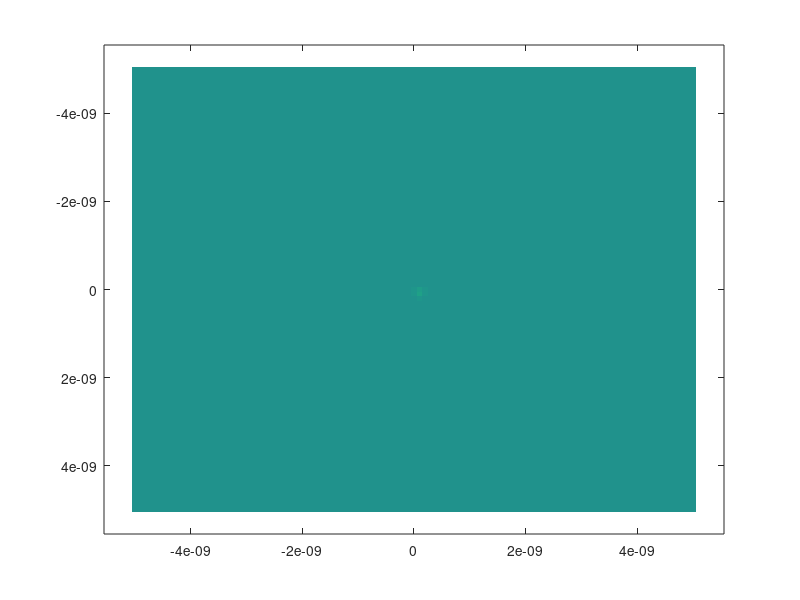

Reproduce this figure in MATLAB. (Note: this script raises an error after producing the figure.)
% Sanity check on phase output -- simulate screened coulombic potential and
%  sum over it to get phase shift.
%
% 10 nm x 10 nm patch , 10 nm thickness
% but let's use pixel size of 1 Å, so
% 100 Åx 100 Å patch , 100 Å thickness
pixels = 1e-10*[-50:1:50];
[X,Y,Z] = ndgrid(pixels,pixels,pixels);

%
prefactor = (8.99e9)*(1.60217663e-19); % e/(4 pi epsilon_0) --> V*m

% treat water as screened electrostatic potential with Z = 10 (later
% separate oxygen and two hydrogens)
lambda_mu = 1e-10; % 1 Angstrom = 0.1 nm
x = 1e-10*rand(1); y = 1e-10*rand(1); z = 1e-10*rand(1);
Z_h2o = 10;
r = sqrt((X-x).^2+(Y-y).^2+(Z-z).^2);
potential = 0*X;
potential = potential + prefactor * (Z_h2o) *exp(-r/lambda_mu)./r;

% delta functions for potentials of water.
% h2o_per_nm3 = 55 * 6.022e23 * 1e-24
% h2o_grid = sqrt(h2o_per_nm3)*randn(size(X,1),size(X,2),size(X,3)); %  + h2o_per_nm3  % this is a constant phase shift.
% Z_h2o = 10; 
% lambda = 2.24e-3; % FIX! 300 keV electron -->2.24 pm. Convert to nm
% lambda_mu = 1e-1; % 1 Angstrom = 0.1 nm
% 
% % summing over z later should give 4 * pi * lambda_mu^2 Z e /(4 pi epsilon0) , with
% % units of V-nm.
% potential = h2o_grid * Z_h2o * (4*pi) * prefactor * (lambda_mu)^2 / 1^3; 

% potential for a dipole
Z_charge = 40; % pretend we have a 20-bp duplex.
dielectric = 1; %80;

% x1 =  10.5; y1 = 0; z1 = 0;
% x2 = -10.5; y2 = 0; z2 = 0;
% potential = potential + ...
%     prefactor * (Z_charge/dielectric)  * (  1./sqrt((X-x1).^2+(Y-y1).^2+(Z-z1).^2) - ...
%         1./sqrt((X-x2).^2+(Y-y2).^2+(Z-z2).^2) );

%
proj_potential = sum(potential,3)*1e-10;  % in V-Angstroms
%max(max(proj_potential))

% Phase shift
E = 300e3; % in eV
lambda = 2.24e-12; % FIX! 300 keV electron -->2.24 pm. 
phase_shift = pi * proj_potential/lambda/E;
fprintf( 'Maximum phase shift in 1 Å pixel is: %f rad\n',max(max(phase_shift)));
fprintf( 'Integrated phase shift in 1 Å pixel is: %f rad * Å^2\n',sum(sum(phase_shift)));

% show it!
max_phase_shift= 1;
imagesc( pixels,pixels,phase_shift',max_phase_shift*[-1 1]);
colormap(redwhiteblue(-max_phase_shift, max_phase_shift))
colorbar();
title( 'Phase shift (radians)')
axis image
